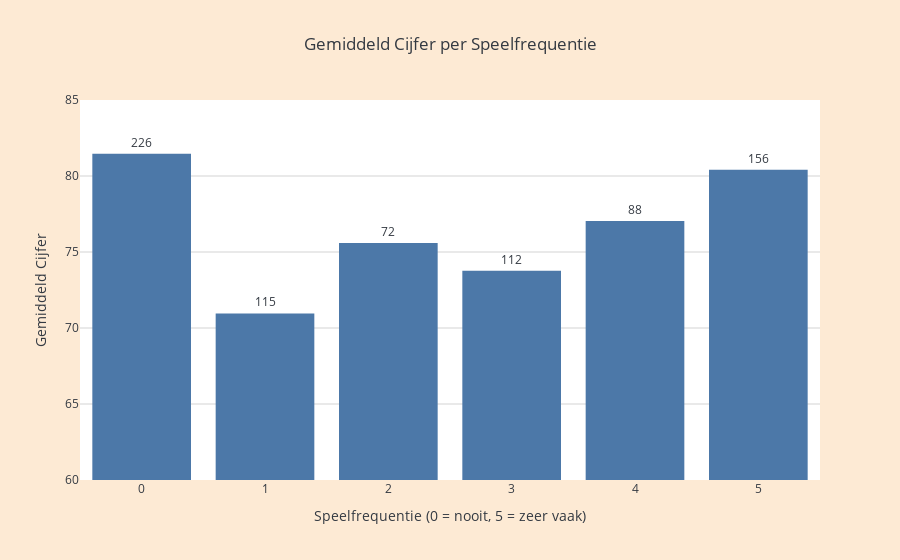

Notebook cell for this chart:
### Code cell
import pandas as pd
import plotly.express as px
import plotly.graph_objects as go

# Hieronder laad je de datasets in
df1 = pd.read_csv("StudentPerformanceFactors.csv")
df2 = pd.read_csv("gameandgrade.csv")
df3 = pd.read_csv("ResearchInformation3.csv")
df2["Playing Often"] = pd.to_numeric(df2["Playing Often"], errors="coerce")
df2["Grade"] = pd.to_numeric(df2["Grade"], errors="coerce")
df2_clean = df2.dropna(subset=["Playing Often", "Grade"])

summary = df2_clean.groupby("Playing Often")["Grade"].agg(["mean", "count"]).reset_index()
summary.columns = ["Playing Often", "Average Grade", "Number of Students"]

# Bar chart met vaste kleur
fig = px.bar(
    summary,
    x="Playing Often",
    y="Average Grade",
    text="Number of Students",
    title="Gemiddeld Cijfer per Speelfrequentie",
    labels={"Average Grade": "Gemiddeld Cijfer"},
    color_discrete_sequence=["#4C78A8"]  #(donkerblauw)
)

fig.update_traces(textposition='outside')
fig.update_layout(
    xaxis_title="Speelfrequentie (0 = nooit, 5 = zeer vaak)",
    yaxis_title="Gemiddeld Cijfer",
    yaxis=dict(range=[60, 85], gridcolor="lightgrey"),
    plot_bgcolor="white",
    showlegend=False
)

fig.show()

### Figure 1 — Plotly figure (JSON) as saved in the notebook; plotly's stock layout.template omitted (floating-point values rounded to 4 significant figures)
{"data": [{"hovertemplate": "Playing Often=%{x}<br>Gemiddeld Cijfer=%{y}<br>Number of Students=%{text}<extra></extra>", "legendgroup": "", "marker": {"color": "#4C78A8", "pattern": {"shape": ""}}, "name": "", "orientation": "v", "showlegend": false, "text": [226.0, 115.0, 72.0, 112.0, 88.0, 156.0], "textposition": "outside", "type": "bar", "x": [0, 1, 2, 3, 4, 5], "xaxis": "x", "y": [81.46, 70.96, 75.59, 73.77, 77.03, 80.41], "yaxis": "y"}], "layout": {"autosize": true, "barmode": "relative", "legend": {"tracegroupgap": 0}, "plot_bgcolor": "white", "showlegend": false, "title": {"text": "Gemiddeld Cijfer per Speelfrequentie"}, "xaxis": {"anchor": "y", "autorange": true, "domain": [0, 1], "range": [-0.5, 5.5], "title": {"text": "Speelfrequentie (0 = nooit, 5 = zeer vaak)"}, "type": "linear"}, "yaxis": {"anchor": "x", "domain": [0, 1], "gridcolor": "lightgrey", "range": [60, 85], "title": {"text": "Gemiddeld Cijfer"}, "type": "linear"}}}
